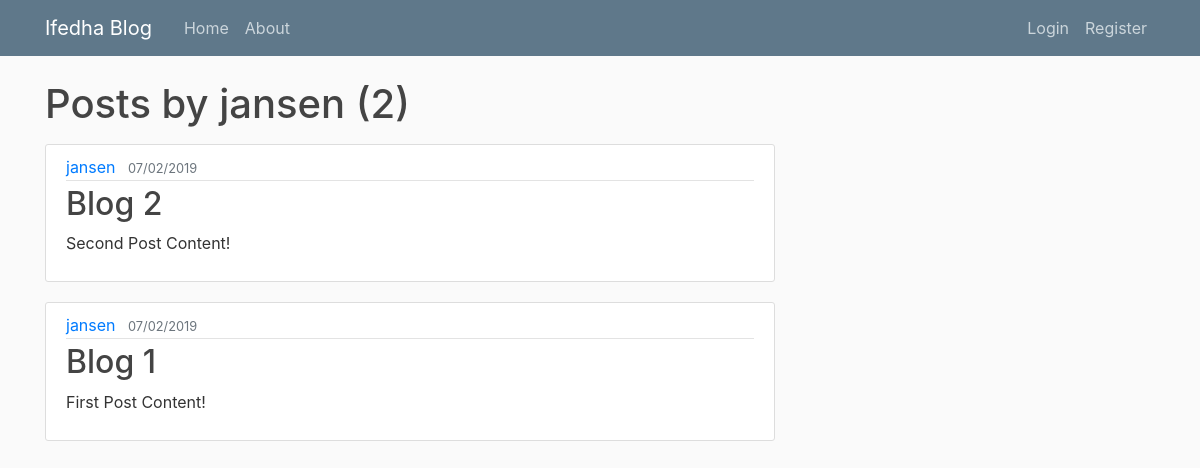
Screenshot of /user/jansen with the database file from the repository.
### blog/models.py (models this page shows, shortened)
class Post(models.Model):
	title = models.CharField(max_length=100)
	content = models.TextField()
	date_posted = models.DateTimeField(default=timezone.now)
	author = models.ForeignKey(User, on_delete=models.CASCADE)

### blog/views.py (the view)
# urls.py: path('user/<str:username>', UserPostListView.as_view(), name='user-posts'),
class UserPostListView(ListView):
	model = Post
	template_name = 'blog/user_posts.html'
	context_object_name = 'posts'
	ordering = ['-date_posted']
	paginate_by = 2
	def get_queryset(self):
		user = get_object_or_404(User, username=self.kwargs.get('username'))
		return Post.objects.filter(author=user).order_by('-date_posted')

### blog/templates/blog/user_posts.html (shortened to what this page needs)
{% extends "blog/base.html" %}
{% block content %}
	<h1 class = "mb-3"> Posts by {{ view.kwargs.username }} ({{ page_obj.paginator.count }}) </h1>
	{% for post in posts %}
		<article class="media content-section">
			<div class="media-body">
				<div class="article-metadata">
					<a class="mr-2" href="#">{{ post.author }}</a>
					<small class="text-muted">{{ post.date_posted | date:'m/d/Y'}}</small>
				</div>
				<h2><a class="article-title" href="{% url 'post-detail' post.id %}">{{ post.title }}</a></h2>
				<p class="article-content">{{ post.content }}</p>
			</div>
		</article>
	{% endfor %}
{% endblock content %}

### blog/templates/blog/base.html (shortened to what this page needs)
{% load static %}
<!DOCTYPE html>
<html>
	<head>
	    <link rel="stylesheet" href="https://maxcdn.bootstrapcdn.com/bootstrap/4.0.0/css/bootstrap.min.css">
	    <link rel = "stylesheet" type = "text/css" href = "{% static 'blog/main.css' %}"/>
	</head>
	<body>
		<header class="site-header">
			<nav class="navbar navbar-expand-md navbar-dark bg-steel fixed-top">
				<div class="container">
					<a class="navbar-brand mr-4" href="/">Ifedha Blog</a>
					<div class="collapse navbar-collapse" id="navbarToggle">
						<div class="navbar-nav mr-auto">
							<a class="nav-item nav-link" href="{% url 'blog-home' %}">Home</a>
							<a class="nav-item nav-link" href="{% url 'blog-about' %}">About</a>
						</div>
						<div class="navbar-nav">
							{% if user.is_authenticated %}
								<a class="nav-item nav-link" href="{% url 'post-create' %}">New Post</a>
								<a class="nav-item nav-link" href="{% url 'profile' %}">Profile</a>
								<a class="nav-item nav-link" href="{% url 'logout' %}">Logout</a>
							{% else %}
								<a class="nav-item nav-link" href="{% url 'login' %}">Login</a>
								<a class="nav-item nav-link" href="{% url 'register' %}">Register</a>
							{% endif %}
						</div>
					</div>
				</div>
			</nav>
		</header>
		<main role="main" class="container">
			<div class="row">
				<div class="col-md-8">
					{% block content %}{% endblock %}
				</div>
			</div>
		</main>
	</body>
</html>

### blog/static/blog/main.css (style rules this page uses)
body { background: #fafafa; color: #333333; margin-top: 5rem; }
h1, h2, h3, h4, h5, h6 { color: #444444; }
.bg-steel { background-color: #5f788a; }
.site-header .navbar-nav .nav-link { color: #cbd5db; }
.content-section { background: #ffffff; padding: 10px 20px; border: 1px solid #dddddd; border-radius: 3px; margin-bottom: 20px; }
.article-title { color: #444444; }
.article-content { white-space: pre-line; }
.article-metadata { padding-bottom: 1px; margin-bottom: 4px; border-bottom: 1px solid #e3e3e3 }

### rows the page displays
Post: author "jansen", date_posted "07/02/2019", title "Blog 2", content "Second Post Content!"
Post: author "jansen", date_posted "07/02/2019", title "Blog 1", content "First Post Content!"

### other values shown
{{ view.kwargs.username }} "jansen"
{{ page_obj.paginator.count }} "2"
